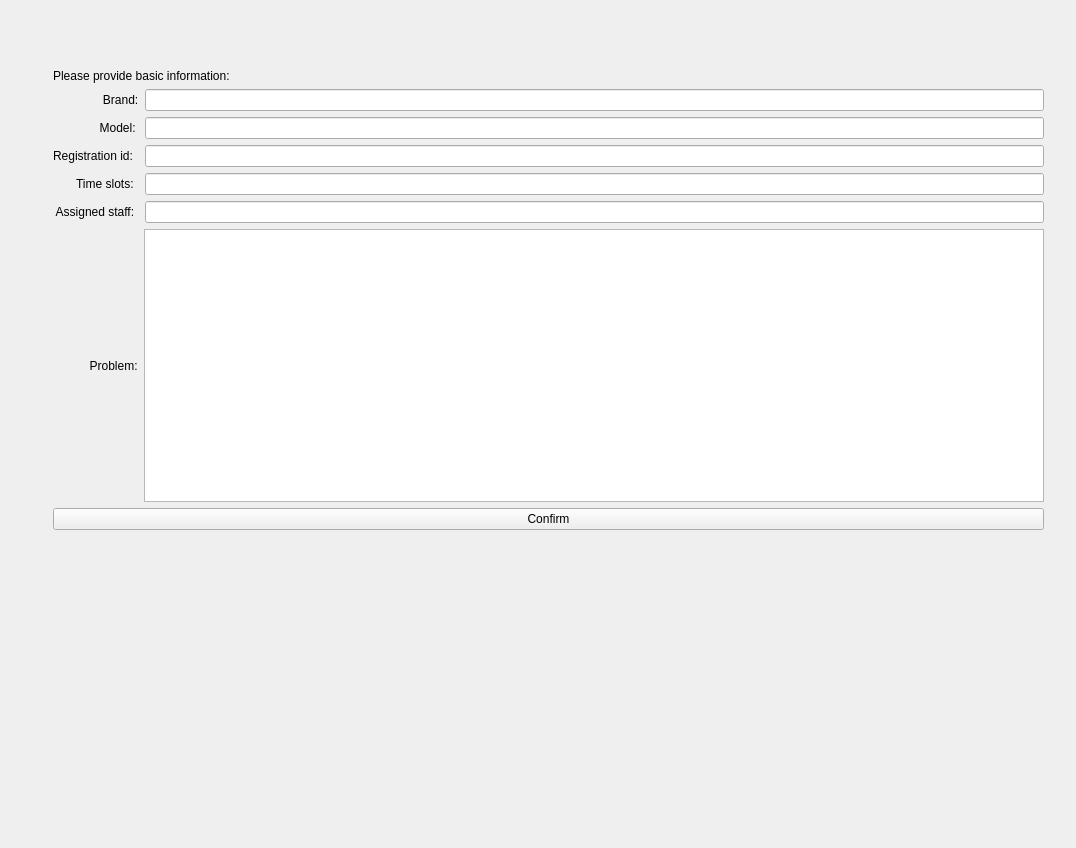
<?xml version="1.0" encoding="UTF-8"?>
<ui version="4.0">
 <class>ticket_basic_query</class>
 <widget class="QWidget" name="ticket_basic_query">
  <property name="geometry">
   <rect>
    <x>0</x>
    <y>0</y>
    <width>1076</width>
    <height>848</height>
   </rect>
  </property>
  <property name="windowTitle">
   <string>Form</string>
  </property>
  <widget class="QWidget" name="verticalLayoutWidget">
   <property name="geometry">
    <rect>
     <x>53</x>
     <y>69</y>
     <width>991</width>
     <height>461</height>
    </rect>
   </property>
   <layout class="QVBoxLayout" name="verticalLayout_3">
    <item>
     <widget class="QLabel" name="label_4">
      <property name="text">
       <string>Please provide basic information: </string>
      </property>
     </widget>
    </item>
    <item>
     <layout class="QHBoxLayout" name="horizontalLayout">
      <item>
       <layout class="QVBoxLayout" name="verticalLayout">
        <item>
         <widget class="QLabel" name="label">
          <property name="text">
           <string>               Brand:</string>
          </property>
         </widget>
        </item>
        <item>
         <widget class="QLabel" name="label_2">
          <property name="text">
           <string>              Model:</string>
          </property>
         </widget>
        </item>
        <item>
         <widget class="QLabel" name="label_3">
          <property name="text">
           <string>Registration id:</string>
          </property>
         </widget>
        </item>
        <item>
         <widget class="QLabel" name="label_7">
          <property name="text">
           <string>       Time slots:</string>
          </property>
         </widget>
        </item>
        <item>
         <widget class="QLabel" name="label_6">
          <property name="text">
           <string> Assigned staff: </string>
          </property>
         </widget>
        </item>
       </layout>
      </item>
      <item>
       <layout class="QVBoxLayout" name="verticalLayout_2">
        <item>
         <widget class="QLineEdit" name="brandline"/>
        </item>
        <item>
         <widget class="QLineEdit" name="modelline"/>
        </item>
        <item>
         <widget class="QLineEdit" name="idline"/>
        </item>
        <item>
         <widget class="QLineEdit" name="timeline"/>
        </item>
        <item>
         <widget class="QLineEdit" name="staffline"/>
        </item>
       </layout>
      </item>
     </layout>
    </item>
    <item>
     <layout class="QHBoxLayout" name="horizontalLayout_2">
      <item>
       <widget class="QLabel" name="label_5">
        <property name="text">
         <string>           Problem:</string>
        </property>
       </widget>
      </item>
      <item>
       <widget class="QTextEdit" name="problemtxt"/>
      </item>
     </layout>
    </item>
    <item>
     <widget class="QPushButton" name="confirmbtn">
      <property name="text">
       <string>Confirm</string>
      </property>
     </widget>
    </item>
   </layout>
  </widget>
 </widget>
 <resources/>
 <connections/>
</ui>
